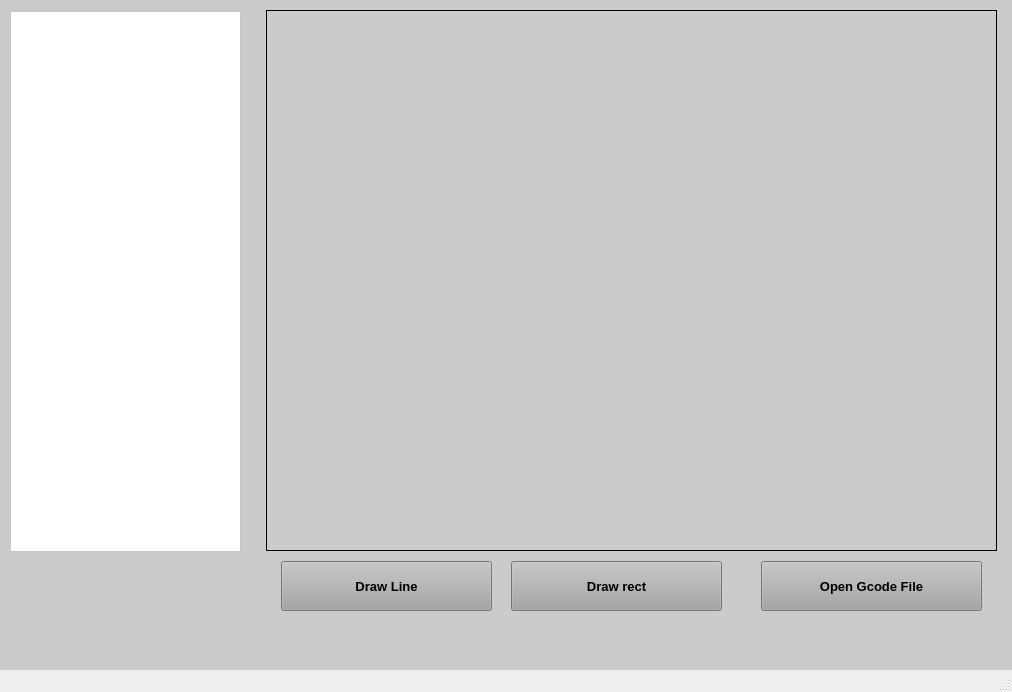
<?xml version="1.0" encoding="UTF-8"?>
<ui version="4.0">
 <class>MainWindow</class>
 <widget class="QMainWindow" name="MainWindow">
  <property name="geometry">
   <rect>
    <x>0</x>
    <y>0</y>
    <width>1012</width>
    <height>692</height>
   </rect>
  </property>
  <property name="windowTitle">
   <string>MainWindow</string>
  </property>
  <property name="autoFillBackground">
   <bool>true</bool>
  </property>
  <property name="styleSheet">
   <string notr="true"/>
  </property>
  <widget class="QWidget" name="centralwidget">
   <property name="styleSheet">
    <string notr="true">background-color: rgb(203, 203, 203);</string>
   </property>
   <widget class="QTextBrowser" name="textBrowser">
    <property name="geometry">
     <rect>
      <x>10</x>
      <y>11</y>
      <width>231</width>
      <height>541</height>
     </rect>
    </property>
    <property name="font">
     <font>
      <pointsize>6</pointsize>
      <weight>75</weight>
      <bold>true</bold>
     </font>
    </property>
    <property name="focusPolicy">
     <enum>Qt::WheelFocus</enum>
    </property>
    <property name="styleSheet">
     <string notr="true">border-color: rgb(6, 6, 6);
background-color: rgb(255, 255, 255);</string>
    </property>
    <property name="frameShape">
     <enum>QFrame::StyledPanel</enum>
    </property>
    <property name="sizeAdjustPolicy">
     <enum>QAbstractScrollArea::AdjustIgnored</enum>
    </property>
    <property name="lineWrapMode">
     <enum>QTextEdit::NoWrap</enum>
    </property>
   </widget>
   <widget class="QLabel" name="label">
    <property name="geometry">
     <rect>
      <x>266</x>
      <y>10</y>
      <width>731</width>
      <height>541</height>
     </rect>
    </property>
    <property name="frameShape">
     <enum>QFrame::Box</enum>
    </property>
    <property name="text">
     <string/>
    </property>
    <property name="pixmap">
     <pixmap>pic.png</pixmap>
    </property>
   </widget>
   <widget class="QPushButton" name="pushButton_2">
    <property name="geometry">
     <rect>
      <x>511</x>
      <y>561</y>
      <width>211</width>
      <height>50</height>
     </rect>
    </property>
    <property name="font">
     <font>
      <pointsize>10</pointsize>
      <weight>75</weight>
      <bold>true</bold>
     </font>
    </property>
    <property name="styleSheet">
     <string notr="true">border-color: rgb(255, 219, 38);
background-color: rgb(165, 165, 165);</string>
    </property>
    <property name="text">
     <string>Draw rect</string>
    </property>
   </widget>
   <widget class="QPushButton" name="pushButton_3">
    <property name="geometry">
     <rect>
      <x>281</x>
      <y>561</y>
      <width>211</width>
      <height>50</height>
     </rect>
    </property>
    <property name="font">
     <font>
      <pointsize>10</pointsize>
      <weight>75</weight>
      <bold>true</bold>
     </font>
    </property>
    <property name="styleSheet">
     <string notr="true">border-color: rgb(255, 219, 38);
background-color: rgb(165, 165, 165);</string>
    </property>
    <property name="text">
     <string>Draw Line</string>
    </property>
   </widget>
   <widget class="QPushButton" name="pushButton">
    <property name="geometry">
     <rect>
      <x>761</x>
      <y>561</y>
      <width>221</width>
      <height>50</height>
     </rect>
    </property>
    <property name="font">
     <font>
      <pointsize>10</pointsize>
      <weight>75</weight>
      <bold>true</bold>
     </font>
    </property>
    <property name="styleSheet">
     <string notr="true">border-color: rgb(255, 219, 38);
background-color: rgb(165, 165, 165);</string>
    </property>
    <property name="text">
     <string>Open Gcode File</string>
    </property>
   </widget>
  </widget>
  <widget class="QMenuBar" name="menubar">
   <property name="geometry">
    <rect>
     <x>0</x>
     <y>0</y>
     <width>1012</width>
     <height>21</height>
    </rect>
   </property>
  </widget>
  <widget class="QStatusBar" name="statusbar"/>
 </widget>
 <resources/>
 <connections/>
</ui>
